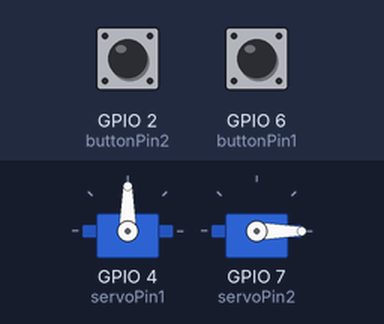
Simulated run of this sketch. Board: ESP32-S3. Shown: 2 × servo. Inputs (shaded band) come from the test bench; at power-on: GPIO 2 (buttonPin2) HIGH, GPIO 6 (buttonPin1) HIGH.

Above: at 1.2 s.
1.3 s: GPIO 2 (buttonPin2) pulled LOW for 0.15 s
At 1.85 s:
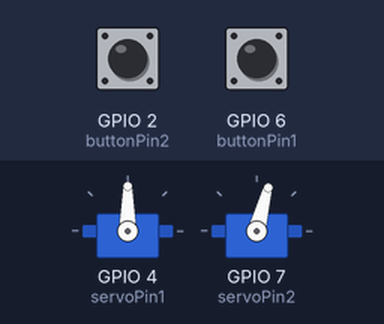
At 2.45 s:
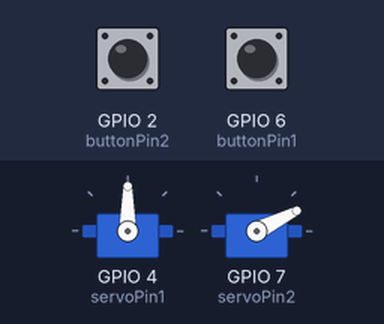
4.3 s: GPIO 6 (buttonPin1) pulled LOW for 0.15 s
7.3 s: GPIO 2 (buttonPin2) pulled LOW for 1 s
9.8 s: GPIO 6 (buttonPin1) pulled LOW for 1 s
At 10.9 s:
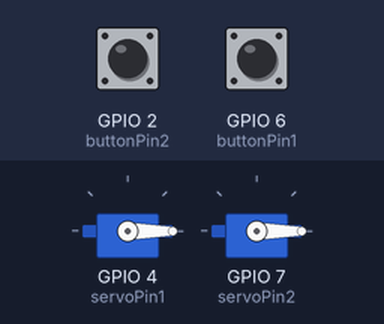
Timing chart, 0 to 12.8 s (numbered marks = the images above; inputs shaded):
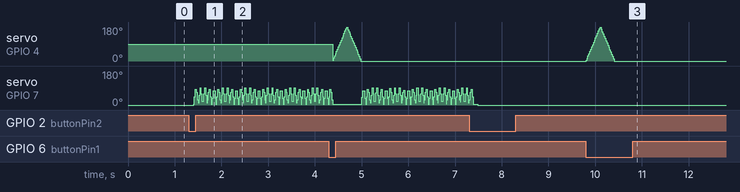

Measured:
- after the input at 1.3 s, servo on GPIO 7 (servoPin2): 0° → 4° after 0.10 s, then moves between 3° and 92°, repeating every 0.48 s
- after the input at 9.8 s, servo on GPIO 4 (servoPin1): rises from 0° to 180° in 0.30 s, then falls to 0° in 0.30 s

The sketch:

rotaryphone_movement.ino
```cpp
#include <ESP32Servo.h>

Servo myservo1;  // create servo object to control servo1 dial
int servoPin1 = 4;
int buttonPin1 = 6;
int pos1 = 0;
bool servo1Moved = false;
bool movement1Completed = false;

Servo myservo2;  // create servo object to control servo2 sound
int servoPin2 = 7;
int buttonPin2 = 2;
int pos2 = 0;
bool servo2Moved = false;
bool movement2Completed = false;

void setup() {
  // Allow allocation of all timers
  ESP32PWM::allocateTimer(0);
  ESP32PWM::allocateTimer(1);
  ESP32PWM::allocateTimer(2);
  ESP32PWM::allocateTimer(3);

  myservo1.setPeriodHertz(50);
  myservo1.attach(servoPin1, 1000, 2000); // servo1 dial

  myservo2.setPeriodHertz(50);
  myservo2.attach(servoPin2, 1000, 2000); // servo2 sound
  pinMode(buttonPin1, INPUT);
  pinMode(buttonPin2, INPUT_PULLUP);
}

void loop() {
  // Dial Servo1 control
  if (digitalRead(buttonPin1) == LOW && !servo1Moved && !movement1Completed) {
    for (pos1 = 0; pos1 <= 180; pos1+=3) {
      myservo1.write(pos1);
      delay(5);
    }
    for (pos1 = 180; pos1 >= 0; pos1-=3) {
      myservo1.write(pos1);
      delay(5);
    }
    servo1Moved = true;
    movement1Completed = true;
  } else if (digitalRead(buttonPin1) == HIGH && servo1Moved && movement1Completed) {
    servo1Moved = false;
    movement1Completed = false;
  }

  // Sound Servo2 control
  int buttonState2 = digitalRead(buttonPin2);
  static int lastButtonState2 = HIGH;
  static bool isMoving2 = false;

  if (buttonState2 != lastButtonState2) {
    if (buttonState2 == LOW) {
      isMoving2 = !isMoving2;
      delay(100);
    }
  }

  lastButtonState2 = buttonState2;

  if (isMoving2) {
    for (pos2 = 0; pos2 <= 95; pos2 += 4) {
      myservo2.write(pos2);
      delay(2);
    }
    for (pos2 = 95; pos2 >= 0; pos2 -= 4) {
      myservo2.write(pos2);
      delay(2);
    }
  } else {
    myservo2.write(0);
  }
}
```
